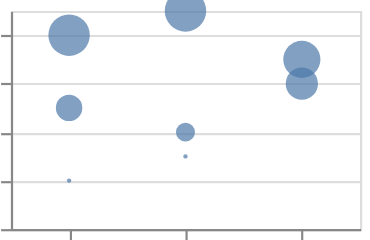

This figure's Vega-Lite source:
### Vega-Lite specification from a JSON file in a GitHub repository (floating-point values rounded to 4 significant figures)
{"$schema": "https://vega.github.io/schema/vega-lite/v6.json", "padding": 5, "autosize": "none", "data": {"name": "table", "values": [{"c": "A", "g": "p", "x": 1, "y": 2, "v": 5, "t": "2024-01-15", "o": {"v": 3}, "IMDB Rating": 6.1, "d": "x1"}, {"c": "B", "g": "q", "x": 2, "y": 4, "v": 9, "t": "2024-02-20", "o": {"v": 7}, "IMDB Rating": 7.4, "d": "x2"}, {"c": "A", "g": "q", "x": 3, "y": 3, "v": 2, "t": "2024-03-05", "o": {"v": 1}, "IMDB Rating": 5.2, "d": "x1"}, {"c": "C", "g": "p", "x": 4, "y": 6, "v": 7, "t": "2024-05-30", "o": {"v": 4}, "IMDB Rating": 8.8, "d": "x3"}, {"c": "B", "g": "p", "x": 5, "y": 5, "v": 4, "t": "2024-07-11", "o": {"v": 9}, "IMDB Rating": 6.9, "d": "x2"}, {"c": "C", "g": "q", "x": 6, "y": 8, "v": 6, "t": "2024-09-02", "o": {"v": 2}, "IMDB Rating": 7.7, "d": "x3"}, {"c": "A", "g": "p", "x": 7, "y": 7, "v": 8, "t": "2024-11-25", "o": {"v": 5}, "IMDB Rating": 4.4, "d": "x1"}, {"c": "B", "g": "q", "x": 8, "y": 9, "v": 3, "t": "2024-12-31", "o": {"v": 8}, "IMDB Rating": 9.1, "d": "x2"}]}, "width": 160, "height": 100, "mark": {"type": "circle"}, "encoding": {"x": {"field": "c", "type": "nominal"}, "y": {"field": "v", "type": "quantitative"}, "size": {"field": "v", "type": "quantitative", "scale": {"type": "quantile"}}}, "config": {"scale": {"quantileCount": 6}}}
